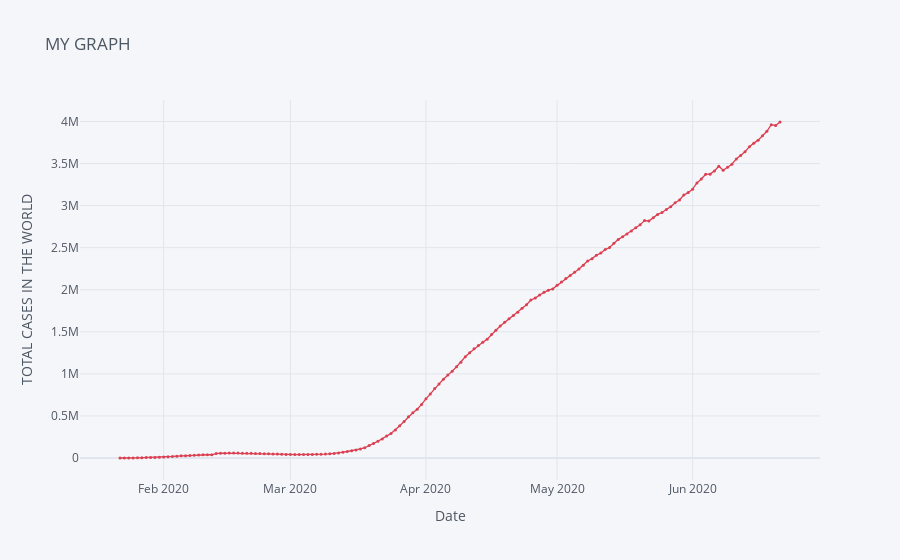

The notebook cell saved with this chart:
### Code cell
####USING PLOTLY
df.iplot(kind='scatter',x='Date',y='T_Active_Cases',mode='markers+lines',title='MY GRAPH',xTitle='Date',yTitle='TOTAL CASES IN THE WORLD',color="red",size=3)

### Figure 1 — Plotly figure (JSON) as saved in the notebook; plotly's stock layout.template omitted (floating-point values rounded to 4 significant figures; data arrays with more than 128 entries replaced by an {"elided": "..."} marker saying what was removed)
{"data": [{"line": {"color": "rgba(219, 64, 82, 1.0)", "dash": "solid", "shape": "linear", "width": 1.3}, "marker": {"size": 3, "symbol": "circle"}, "mode": "markers+lines", "name": "T_Active_Cases", "text": "", "type": "scatter", "x": {"elided": "152 str values"}, "y": {"elided": "152 int values"}}], "layout": {"legend": {"bgcolor": "#F5F6F9", "font": {"color": "#4D5663"}}, "paper_bgcolor": "#F5F6F9", "plot_bgcolor": "#F5F6F9", "title": {"font": {"color": "#4D5663"}, "text": "MY GRAPH"}, "xaxis": {"gridcolor": "#E1E5ED", "showgrid": true, "tickfont": {"color": "#4D5663"}, "title": {"font": {"color": "#4D5663"}, "text": "Date"}, "zerolinecolor": "#E1E5ED"}, "yaxis": {"gridcolor": "#E1E5ED", "showgrid": true, "tickfont": {"color": "#4D5663"}, "title": {"font": {"color": "#4D5663"}, "text": "TOTAL CASES IN THE WORLD"}, "zerolinecolor": "#E1E5ED"}}}
